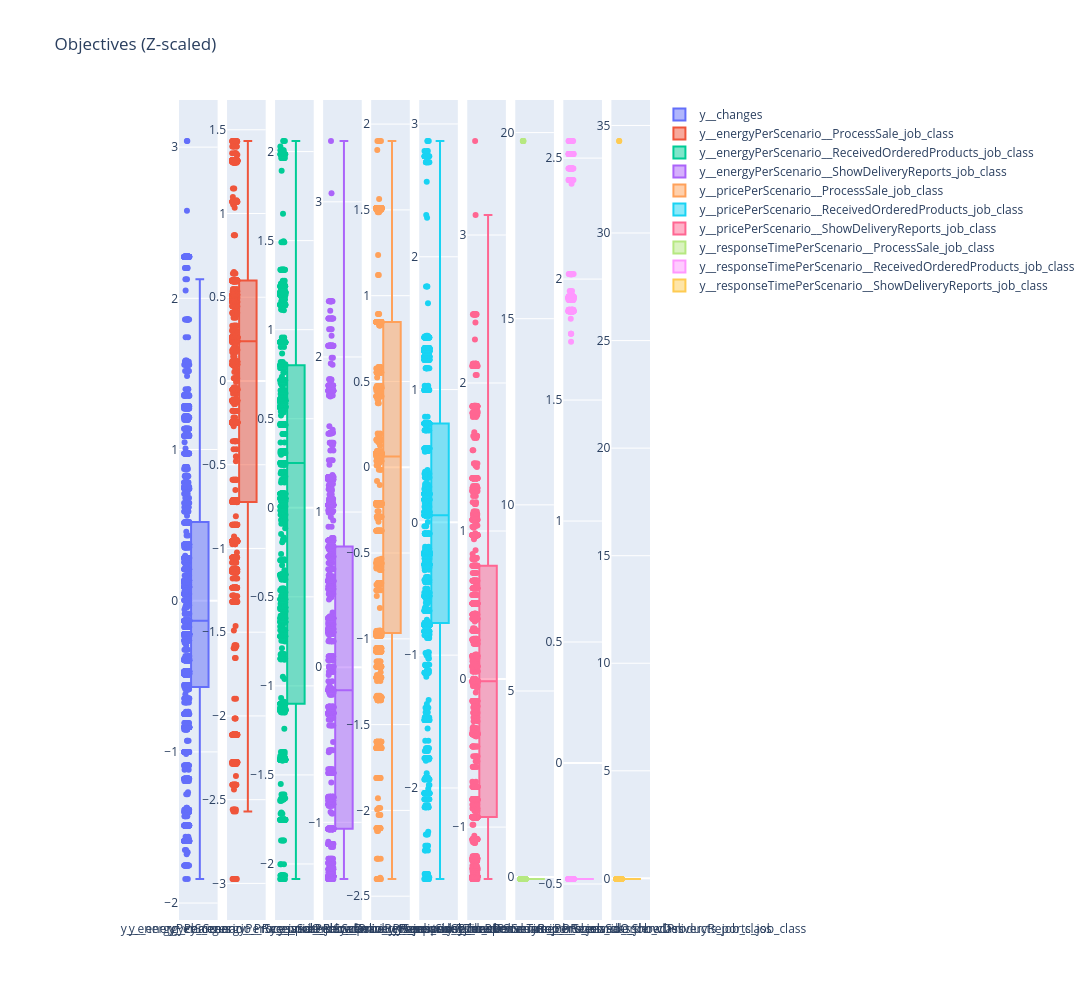

Notebook cell for this chart:
### Code cell
# Show distribution of quality-attribute objectives for ST+
scaler = StandardScaler() # Objectives are first standardized using Z-score method
scaled_df = pd.DataFrame(scaler.fit_transform(df[y_cols]), columns=y_cols)
make_boxplots(scaled_df, title='Objectives (Z-scaled)', figsize=(1000, 2500))
plt.show()

### Figure 1 — Plotly figure (JSON) as saved in the notebook; plotly's stock layout.template omitted (floating-point values rounded to 4 significant figures; data arrays with more than 128 entries replaced by an {"elided": "..."} marker saying what was removed)
{"data": [{"boxpoints": "all", "name": "y__changes", "type": "box", "xaxis": "x", "y": {"elided": "2352 float values"}, "yaxis": "y"}, {"boxpoints": "all", "name": "y__energyPerScenario__ProcessSale_job_class", "type": "box", "xaxis": "x2", "y": {"elided": "2352 float values"}, "yaxis": "y2"}, {"boxpoints": "all", "name": "y__energyPerScenario__ReceivedOrderedProducts_job_class", "type": "box", "xaxis": "x3", "y": {"elided": "2352 float values"}, "yaxis": "y3"}, {"boxpoints": "all", "name": "y__energyPerScenario__ShowDeliveryReports_job_class", "type": "box", "xaxis": "x4", "y": {"elided": "2352 float values"}, "yaxis": "y4"}, {"boxpoints": "all", "name": "y__pricePerScenario__ProcessSale_job_class", "type": "box", "xaxis": "x5", "y": {"elided": "2352 float values"}, "yaxis": "y5"}, {"boxpoints": "all", "name": "y__pricePerScenario__ReceivedOrderedProducts_job_class", "type": "box", "xaxis": "x6", "y": {"elided": "2352 float values"}, "yaxis": "y6"}, {"boxpoints": "all", "name": "y__pricePerScenario__ShowDeliveryReports_job_class", "type": "box", "xaxis": "x7", "y": {"elided": "2352 float values"}, "yaxis": "y7"}, {"boxpoints": "all", "name": "y__responseTimePerScenario__ProcessSale_job_class", "type": "box", "xaxis": "x8", "y": {"elided": "2352 float values"}, "yaxis": "y8"}, {"boxpoints": "all", "name": "y__responseTimePerScenario__ReceivedOrderedProducts_job_class", "type": "box", "xaxis": "x9", "y": {"elided": "2352 float values"}, "yaxis": "y9"}, {"boxpoints": "all", "name": "y__responseTimePerScenario__ShowDeliveryReports_job_class", "type": "box", "xaxis": "x10", "y": {"elided": "2352 float values"}, "yaxis": "y10"}], "layout": {"height": 1000, "title": {"text": "Objectives (Z-scaled)"}, "width": 2500, "xaxis": {"anchor": "y", "domain": [0, 0.082]}, "xaxis10": {"anchor": "y10", "domain": [0.918, 1.0]}, "xaxis2": {"anchor": "y2", "domain": [0.102, 0.184]}, "xaxis3": {"anchor": "y3", "domain": [0.204, 0.286]}, "xaxis4": {"anchor": "y4", "domain": [0.306, 0.388]}, "xaxis5": {"anchor": "y5", "domain": [0.408, 0.49]}, "xaxis6": {"anchor": "y6", "domain": [0.51, 0.592]}, "xaxis7": {"anchor": "y7", "domain": [0.612, 0.694]}, "xaxis8": {"anchor": "y8", "domain": [0.714, 0.796]}, "xaxis9": {"anchor": "y9", "domain": [0.816, 0.898]}, "yaxis": {"anchor": "x", "domain": [0, 1]}, "yaxis10": {"anchor": "x10", "domain": [0, 1]}, "yaxis2": {"anchor": "x2", "domain": [0, 1]}, "yaxis3": {"anchor": "x3", "domain": [0, 1]}, "yaxis4": {"anchor": "x4", "domain": [0, 1]}, "yaxis5": {"anchor": "x5", "domain": [0, 1]}, "yaxis6": {"anchor": "x6", "domain": [0, 1]}, "yaxis7": {"anchor": "x7", "domain": [0, 1]}, "yaxis8": {"anchor": "x8", "domain": [0, 1]}, "yaxis9": {"anchor": "x9", "domain": [0, 1]}}}
